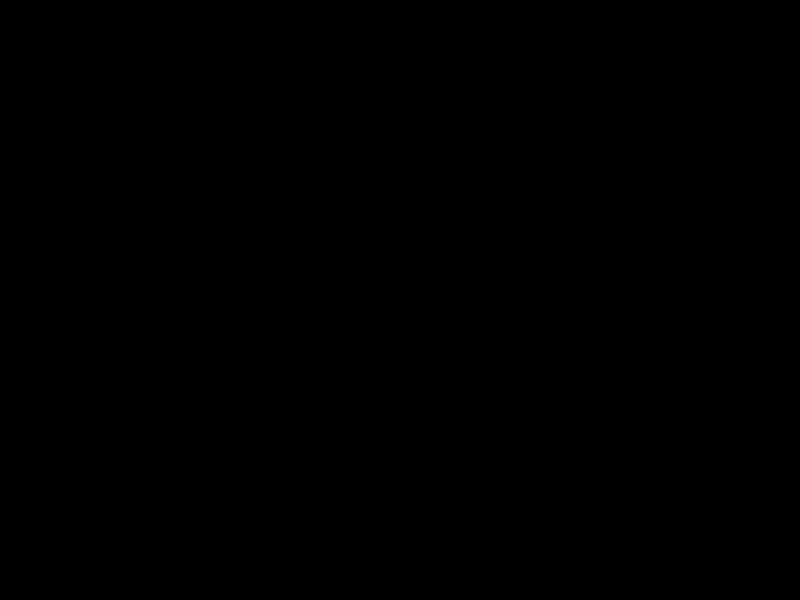
Frame 1 (no input)
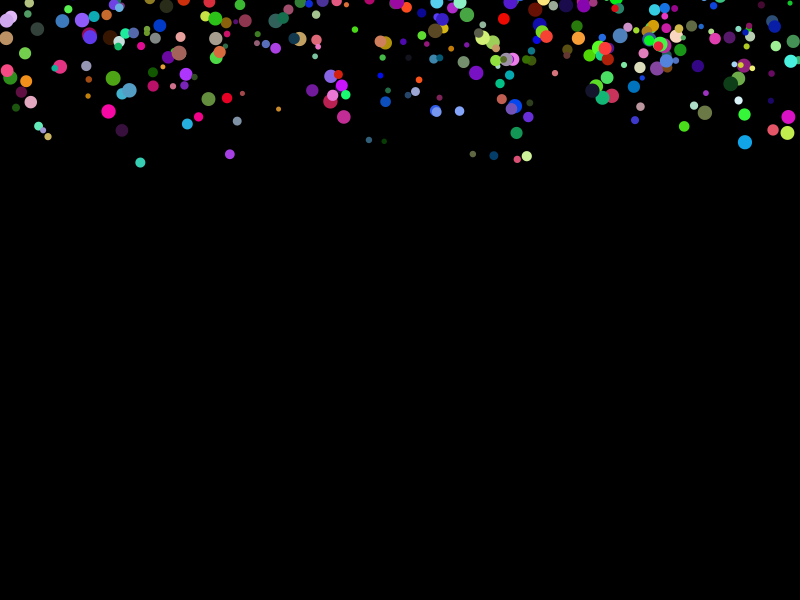
Frame 60 (the mouse pressed at the canvas centre just before this capture)
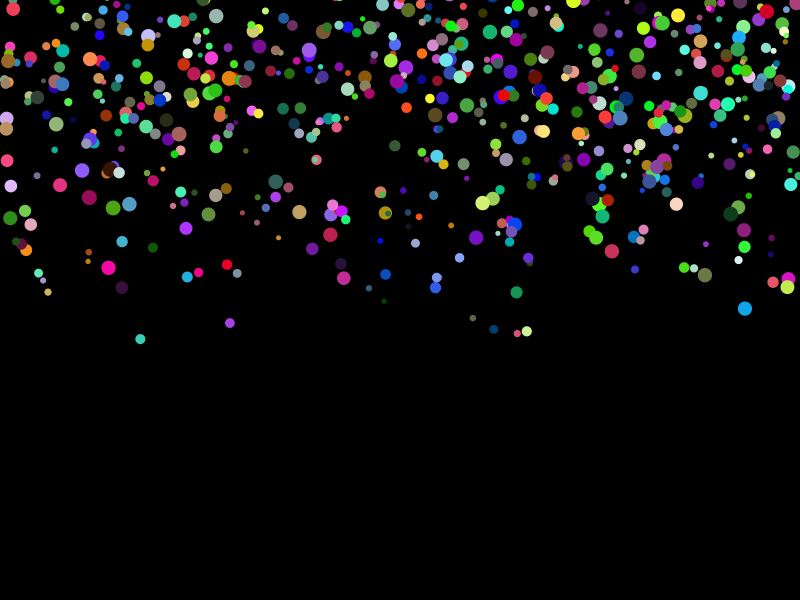
Frame 120 (the mouse held since frame 60 and released just before this capture)

The Processing sketch that drew these frames (run headless with seeded random() and noise(); from frame 60 on, the mouse is pressed at the canvas centre):

// Processing sketch: particleRain
// ── particleRain.pde
ArrayList<Particle> particles;

void setup() {
  size(800, 600);
  particles = new ArrayList<Particle>();
}

void draw() {
  background(0);

  for (int i = 0; i < 5; i++) {
    particles.add(new Particle(random(width), random(-20, 0)));
  }

  for (int i = particles.size() - 1; i >= 0; i--) {
    Particle p = particles.get(i);
    p.update();
    p.show();

    if (p.isOffScreen()) {
      particles.remove(i);
    }
  }
}

class Particle {
  float x, y;
  float ySpeed;
  color c;
  float size;

  Particle(float x, float y) {
    this.x = x;
    this.y = y;
    this.ySpeed = random(1, 3);
    this.size = random(5, 15);
    this.c = color(random(255), random(255), random(255));
  }

  void update() {
    y += ySpeed;
  }

  void show() {
    noStroke();
    fill(c);
    ellipse(x, y, size, size);
  }

  boolean isOffScreen() {
    return y > height;
  }
}
